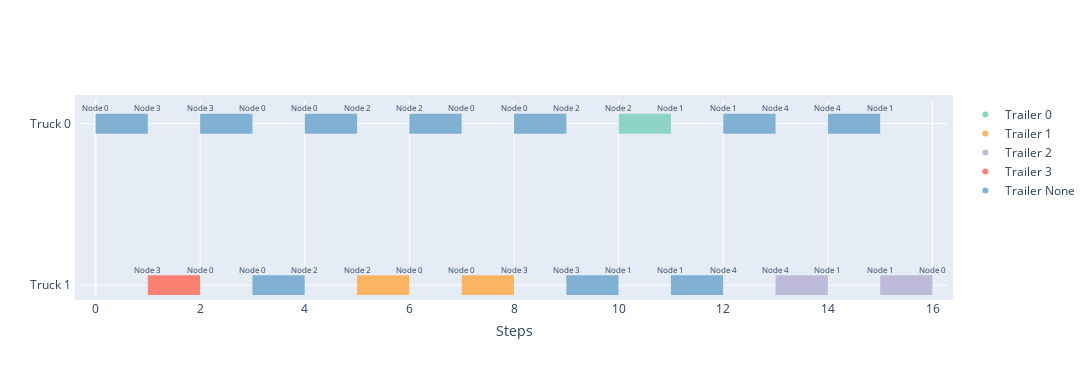

Notebook cell for this chart:
### Markdown cell above
### Run Examples

### Code cell
env = EVRP
val_dataset = env.make_dataset(
        size=5,
        num_samples=1,
        num_trucks=2,
        num_trailers=4,
        truck_names=None,
        display_graphs=3,
        r_threshold=0.6
    )

# Need a dataloader to batch instances
dataloader = DataLoader(val_dataset, batch_size=1, collate_fn=collate_fn)

# Make var works for dicts
batch_random = next(iter(dataloader))

# Run the model
model.eval()
model.set_decode_type('greedy')

with torch.no_grad():
    cost, length, reward, penalty, _, edges, decision = model(batch_random[0].copy(), batch_random[1].copy(), return_pi=True)

edges_random=edges.permute(1,2,0)
decision_random=decision.permute(0, 2, 1)

for i, graph in enumerate(batch_random[1]):
    edge_count = len(edges_random[i]) + 1

    cols = 3
    rows = math.ceil(edge_count / cols)

    fig, axs = plt.subplots(rows, cols, figsize=(15, rows * 5.5))  # Adjusted figure size
    plt.subplots_adjust(wspace=0.02, hspace=0.02)

    # Flatten axs to easily iterate over it
    axs = axs.ravel()

    graph.draw(ax=axs[0], with_labels=False)
    axs[0].set_title("Initial State")
    axs[0].set_xlim([-0.7, 1.3])
    axs[0].set_ylim([-0.7, 1.3])
    axs[0].set_aspect('equal')

    col = 1
    for edge, d in zip(edges_random[i], decision_random[i]):

        graph.clear()
        graph.visit_edges([edge])
        graph.draw(ax=axs[col], with_labels=True)
        axs[col].set_title(f"Step {col-1}")
        axs[col].set_xlim([-0.7, 1.3])
        axs[col].set_ylim([-0.7, 1.3])
        axs[col].set_aspect('equal')

        col += 1

    data_edges = edges_random[i].numpy().astype(int)
    plot_timeline(data_edges)

# Hide empty subplots
for j in range(col, len(axs)):
    axs[j].axis('off')

plt.show()
plt.close()

### Figure 1 — Plotly figure (JSON) as saved in the notebook; plotly's stock layout.template omitted (floating-point values rounded to 4 significant figures)
{"data": [{"hoverinfo": "none", "line": {"color": "rgb(128,177,211)", "width": 20}, "mode": "lines", "name": "Truck 0 ", "showlegend": false, "type": "scatter", "x": [0, 1], "y": [0, 0]}, {"hoverinfo": "none", "line": {"color": "rgb(128,177,211)", "width": 20}, "mode": "lines", "name": "Truck 0 ", "showlegend": false, "type": "scatter", "x": [2, 3], "y": [0, 0]}, {"hoverinfo": "none", "line": {"color": "rgb(128,177,211)", "width": 20}, "mode": "lines", "name": "Truck 0 ", "showlegend": false, "type": "scatter", "x": [4, 5], "y": [0, 0]}, {"hoverinfo": "none", "line": {"color": "rgb(128,177,211)", "width": 20}, "mode": "lines", "name": "Truck 0 ", "showlegend": false, "type": "scatter", "x": [6, 7], "y": [0, 0]}, {"hoverinfo": "none", "line": {"color": "rgb(128,177,211)", "width": 20}, "mode": "lines", "name": "Truck 0 ", "showlegend": false, "type": "scatter", "x": [8, 9], "y": [0, 0]}, {"hoverinfo": "none", "line": {"color": "rgb(141,211,199)", "width": 20}, "mode": "lines", "name": "Truck 0 ", "showlegend": false, "type": "scatter", "x": [10, 11], "y": [0, 0]}, {"hoverinfo": "none", "line": {"color": "rgb(128,177,211)", "width": 20}, "mode": "lines", "name": "Truck 0 ", "showlegend": false, "type": "scatter", "x": [12, 13], "y": [0, 0]}, {"hoverinfo": "none", "line": {"color": "rgb(128,177,211)", "width": 20}, "mode": "lines", "name": "Truck 0 ", "showlegend": false, "type": "scatter", "x": [14, 15], "y": [0, 0]}, {"hoverinfo": "none", "line": {"color": "rgb(251,128,114)", "width": 20}, "mode": "lines", "name": "Truck 1 ", "showlegend": false, "type": "scatter", "x": [1, 2], "y": [1, 1]}, {"hoverinfo": "none", "line": {"color": "rgb(128,177,211)", "width": 20}, "mode": "lines", "name": "Truck 1 ", "showlegend": false, "type": "scatter", "x": [3, 4], "y": [1, 1]}, {"hoverinfo": "none", "line": {"color": "rgb(253,180,98)", "width": 20}, "mode": "lines", "name": "Truck 1 ", "showlegend": false, "type": "scatter", "x": [5, 6], "y": [1, 1]}, {"hoverinfo": "none", "line": {"color": "rgb(253,180,98)", "width": 20}, "mode": "lines", "name": "Truck 1 ", "showlegend": false, "type": "scatter", "x": [7, 8], "y": [1, 1]}, {"hoverinfo": "none", "line": {"color": "rgb(128,177,211)", "width": 20}, "mode": "lines", "name": "Truck 1 ", "showlegend": false, "type": "scatter", "x": [9, 10], "y": [1, 1]}, {"hoverinfo": "none", "line": {"color": "rgb(128,177,211)", "width": 20}, "mode": "lines", "name": "Truck 1 ", "showlegend": false, "type": "scatter", "x": [11, 12], "y": [1, 1]}, {"hoverinfo": "none", "line": {"color": "rgb(190,186,218)", "width": 20}, "mode": "lines", "name": "Truck 1 ", "showlegend": false, "type": "scatter", "x": [13, 14], "y": [1, 1]}, {"hoverinfo": "none", "line": {"color": "rgb(190,186,218)", "width": 20}, "mode": "lines", "name": "Truck 1 ", "showlegend": false, "type": "scatter", "x": [15, 16], "y": [1, 1]}, {"legendgroup": "Trailer 0", "marker": {"color": "rgb(141,211,199)"}, "mode": "markers", "name": "Trailer 0", "type": "scatter", "x": [null], "y": [null]}, {"legendgroup": "Trailer 1", "marker": {"color": "rgb(253,180,98)"}, "mode": "markers", "name": "Trailer 1", "type": "scatter", "x": [null], "y": [null]}, {"legendgroup": "Trailer 2", "marker": {"color": "rgb(190,186,218)"}, "mode": "markers", "name": "Trailer 2", "type": "scatter", "x": [null], "y": [null]}, {"legendgroup": "Trailer 3", "marker": {"color": "rgb(251,128,114)"}, "mode": "markers", "name": "Trailer 3", "type": "scatter", "x": [null], "y": [null]}, {"legendgroup": "Trailer None", "marker": {"color": "rgb(128,177,211)"}, "mode": "markers", "name": "Trailer None", "type": "scatter", "x": [null], "y": [null]}], "layout": {"annotations": [{"align": "center", "arrowhead": 2, "arrowsize": 1.5, "arrowwidth": 1.5, "ax": -5, "ay": 0, "font": {"size": 8}, "showarrow": false, "text": "Node 0", "valign": "bottom", "x": 0, "xref": "x", "y": -0.1, "yref": "y"}, {"align": "center", "arrowhead": 2, "arrowsize": 1.5, "arrowwidth": 1.5, "ax": -5, "ay": 0, "font": {"size": 8}, "showarrow": false, "text": "Node 3", "valign": "bottom", "x": 1, "xref": "x", "y": -0.1, "yref": "y"}, {"align": "center", "arrowhead": 2, "arrowsize": 1.5, "arrowwidth": 1.5, "ax": -5, "ay": 0, "font": {"size": 8}, "showarrow": false, "text": "Node 3", "valign": "bottom", "x": 2, "xref": "x", "y": -0.1, "yref": "y"}, {"align": "center", "arrowhead": 2, "arrowsize": 1.5, "arrowwidth": 1.5, "ax": -5, "ay": 0, "font": {"size": 8}, "showarrow": false, "text": "Node 0", "valign": "bottom", "x": 3, "xref": "x", "y": -0.1, "yref": "y"}, {"align": "center", "arrowhead": 2, "arrowsize": 1.5, "arrowwidth": 1.5, "ax": -5, "ay": 0, "font": {"size": 8}, "showarrow": false, "text": "Node 0", "valign": "bottom", "x": 4, "xref": "x", "y": -0.1, "yref": "y"}, {"align": "center", "arrowhead": 2, "arrowsize": 1.5, "arrowwidth": 1.5, "ax": -5, "ay": 0, "font": {"size": 8}, "showarrow": false, "text": "Node 2", "valign": "bottom", "x": 5, "xref": "x", "y": -0.1, "yref": "y"}, {"align": "center", "arrowhead": 2, "arrowsize": 1.5, "arrowwidth": 1.5, "ax": -5, "ay": 0, "font": {"size": 8}, "showarrow": false, "text": "Node 2", "valign": "bottom", "x": 6, "xref": "x", "y": -0.1, "yref": "y"}, {"align": "center", "arrowhead": 2, "arrowsize": 1.5, "arrowwidth": 1.5, "ax": -5, "ay": 0, "font": {"size": 8}, "showarrow": false, "text": "Node 0", "valign": "bottom", "x": 7, "xref": "x", "y": -0.1, "yref": "y"}, {"align": "center", "arrowhead": 2, "arrowsize": 1.5, "arrowwidth": 1.5, "ax": -5, "ay": 0, "font": {"size": 8}, "showarrow": false, "text": "Node 0", "valign": "bottom", "x": 8, "xref": "x", "y": -0.1, "yref": "y"}, {"align": "center", "arrowhead": 2, "arrowsize": 1.5, "arrowwidth": 1.5, "ax": -5, "ay": 0, "font": {"size": 8}, "showarrow": false, "text": "Node 2", "valign": "bottom", "x": 9, "xref": "x", "y": -0.1, "yref": "y"}, {"align": "center", "arrowhead": 2, "arrowsize": 1.5, "arrowwidth": 1.5, "ax": -5, "ay": 0, "font": {"size": 8}, "showarrow": false, "text": "Node 2", "valign": "bottom", "x": 10, "xref": "x", "y": -0.1, "yref": "y"}, {"align": "center", "arrowhead": 2, "arrowsize": 1.5, "arrowwidth": 1.5, "ax": -5, "ay": 0, "font": {"size": 8}, "showarrow": false, "text": "Node 1", "valign": "bottom", "x": 11, "xref": "x", "y": -0.1, "yref": "y"}, {"align": "center", "arrowhead": 2, "arrowsize": 1.5, "arrowwidth": 1.5, "ax": -5, "ay": 0, "font": {"size": 8}, "showarrow": false, "text": "Node 1", "valign": "bottom", "x": 12, "xref": "x", "y": -0.1, "yref": "y"}, {"align": "center", "arrowhead": 2, "arrowsize": 1.5, "arrowwidth": 1.5, "ax": -5, "ay": 0, "font": {"size": 8}, "showarrow": false, "text": "Node 4", "valign": "bottom", "x": 13, "xref": "x", "y": -0.1, "yref": "y"}, {"align": "center", "arrowhead": 2, "arrowsize": 1.5, "arrowwidth": 1.5, "ax": -5, "ay": 0, "font": {"size": 8}, "showarrow": false, "text": "Node 4", "valign": "bottom", "x": 14, "xref": "x", "y": -0.1, "yref": "y"}, {"align": "center", "arrowhead": 2, "arrowsize": 1.5, "arrowwidth": 1.5, "ax": -5, "ay": 0, "font": {"size": 8}, "showarrow": false, "text": "Node 1", "valign": "bottom", "x": 15, "xref": "x", "y": -0.1, "yref": "y"}, {"align": "center", "arrowhead": 2, "arrowsize": 1.5, "arrowwidth": 1.5, "ax": -5, "ay": 0, "font": {"size": 8}, "showarrow": false, "text": "Node 3", "valign": "bottom", "x": 1, "xref": "x", "y": 0.9, "yref": "y"}, {"align": "center", "arrowhead": 2, "arrowsize": 1.5, "arrowwidth": 1.5, "ax": -5, "ay": 0, "font": {"size": 8}, "showarrow": false, "text": "Node 0", "valign": "bottom", "x": 2, "xref": "x", "y": 0.9, "yref": "y"}, {"align": "center", "arrowhead": 2, "arrowsize": 1.5, "arrowwidth": 1.5, "ax": -5, "ay": 0, "font": {"size": 8}, "showarrow": false, "text": "Node 0", "valign": "bottom", "x": 3, "xref": "x", "y": 0.9, "yref": "y"}, {"align": "center", "arrowhead": 2, "arrowsize": 1.5, "arrowwidth": 1.5, "ax": -5, "ay": 0, "font": {"size": 8}, "showarrow": false, "text": "Node 2", "valign": "bottom", "x": 4, "xref": "x", "y": 0.9, "yref": "y"}, {"align": "center", "arrowhead": 2, "arrowsize": 1.5, "arrowwidth": 1.5, "ax": -5, "ay": 0, "font": {"size": 8}, "showarrow": false, "text": "Node 2", "valign": "bottom", "x": 5, "xref": "x", "y": 0.9, "yref": "y"}, {"align": "center", "arrowhead": 2, "arrowsize": 1.5, "arrowwidth": 1.5, "ax": -5, "ay": 0, "font": {"size": 8}, "showarrow": false, "text": "Node 0", "valign": "bottom", "x": 6, "xref": "x", "y": 0.9, "yref": "y"}, {"align": "center", "arrowhead": 2, "arrowsize": 1.5, "arrowwidth": 1.5, "ax": -5, "ay": 0, "font": {"size": 8}, "showarrow": false, "text": "Node 0", "valign": "bottom", "x": 7, "xref": "x", "y": 0.9, "yref": "y"}, {"align": "center", "arrowhead": 2, "arrowsize": 1.5, "arrowwidth": 1.5, "ax": -5, "ay": 0, "font": {"size": 8}, "showarrow": false, "text": "Node 3", "valign": "bottom", "x": 8, "xref": "x", "y": 0.9, "yref": "y"}, {"align": "center", "arrowhead": 2, "arrowsize": 1.5, "arrowwidth": 1.5, "ax": -5, "ay": 0, "font": {"size": 8}, "showarrow": false, "text": "Node 3", "valign": "bottom", "x": 9, "xref": "x", "y": 0.9, "yref": "y"}, {"align": "center", "arrowhead": 2, "arrowsize": 1.5, "arrowwidth": 1.5, "ax": -5, "ay": 0, "font": {"size": 8}, "showarrow": false, "text": "Node 1", "valign": "bottom", "x": 10, "xref": "x", "y": 0.9, "yref": "y"}, {"align": "center", "arrowhead": 2, "arrowsize": 1.5, "arrowwidth": 1.5, "ax": -5, "ay": 0, "font": {"size": 8}, "showarrow": false, "text": "Node 1", "valign": "bottom", "x": 11, "xref": "x", "y": 0.9, "yref": "y"}, {"align": "center", "arrowhead": 2, "arrowsize": 1.5, "arrowwidth": 1.5, "ax": -5, "ay": 0, "font": {"size": 8}, "showarrow": false, "text": "Node 4", "valign": "bottom", "x": 12, "xref": "x", "y": 0.9, "yref": "y"}, {"align": "center", "arrowhead": 2, "arrowsize": 1.5, "arrowwidth": 1.5, "ax": -5, "ay": 0, "font": {"size": 8}, "showarrow": false, "text": "Node 4", "valign": "bottom", "x": 13, "xref": "x", "y": 0.9, "yref": "y"}, {"align": "center", "arrowhead": 2, "arrowsize": 1.5, "arrowwidth": 1.5, "ax": -5, "ay": 0, "font": {"size": 8}, "showarrow": false, "text": "Node 1", "valign": "bottom", "x": 14, "xref": "x", "y": 0.9, "yref": "y"}, {"align": "center", "arrowhead": 2, "arrowsize": 1.5, "arrowwidth": 1.5, "ax": -5, "ay": 0, "font": {"size": 8}, "showarrow": false, "text": "Node 1", "valign": "bottom", "x": 15, "xref": "x", "y": 0.9, "yref": "y"}, {"align": "center", "arrowhead": 2, "arrowsize": 1.5, "arrowwidth": 1.5, "ax": -5, "ay": 0, "font": {"size": 8}, "showarrow": false, "text": "Node 0", "valign": "bottom", "x": 16, "xref": "x", "y": 0.9, "yref": "y"}], "height": 375, "legend": {"traceorder": "normal"}, "margin": {"pad": 5}, "showlegend": true, "width": 1600, "xaxis": {"title": {"text": "Steps"}}, "yaxis": {"autorange": "reversed", "ticktext": ["Truck 0 ", "Truck 1 "], "tickvals": [0, 1], "type": "category"}}}
